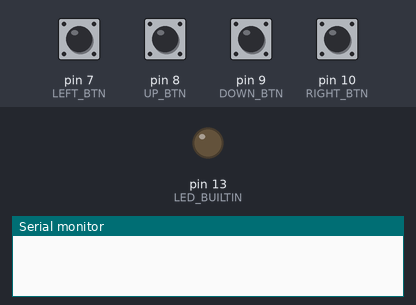
The program below on a simulated Arduino Nano, built with avr-gcc and run on an emulated ATmega328P. Parts: output pins drawn as LEDs (lit = HIGH), the last lines printed to the serial monitor. Inputs (shaded band) come from the test bench; at power-on: pin 7 (LEFT_BTN), pin 8 (UP_BTN), pin 9 (DOWN_BTN), pin 10 (RIGHT_BTN) LOW. Stepper angles assume 200 steps per turn.

Above: at 1.2 s.
1.3 s: pin 7 (LEFT_BTN) pulled HIGH for 0.15 s
At 1.4 s:
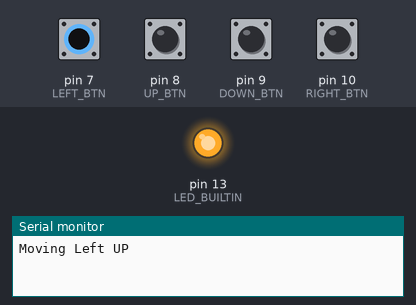
3.0 s: pin 8 (UP_BTN) pulled HIGH for 0.15 s
At 4.3 s:
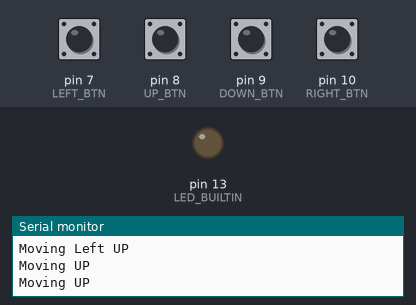
4.6 s: pin 9 (DOWN_BTN) pulled HIGH for 0.15 s
At 4.71 s:
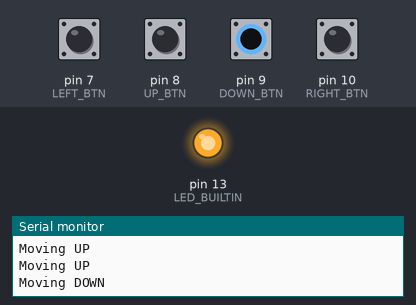
6.2 s: pin 10 (RIGHT_BTN) pulled HIGH for 0.15 s
At 7.0 s:
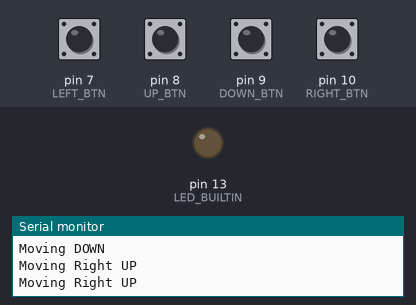
Timing chart, 0 to 8.8 s (numbered marks = the images above; inputs shaded):
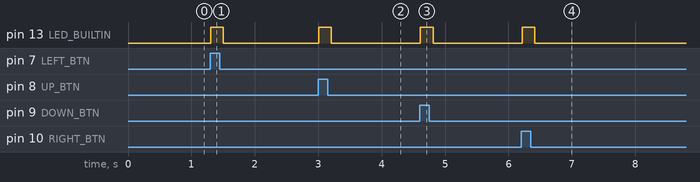

Measured:
- after the input at 1.3 s, pin 13 (LED_BUILTIN): LOW → HIGH at once, → LOW 0.20 s later
- after the input at 3.0 s, pin 13 (LED_BUILTIN): LOW → HIGH at once, → LOW 0.20 s later
- after the input at 4.6 s, pin 13 (LED_BUILTIN): LOW → HIGH at once, → LOW 0.20 s later
- after the input at 6.2 s, pin 13 (LED_BUILTIN): LOW → HIGH at once, → LOW 0.20 s later

The program:

main.cpp
```cpp
#include <Arduino.h>
#include "main.hpp"
#include "io.hpp"
int inputValue = 0;

// Creates an instance
AccelStepper leftStepper(MOTOR_INTERFACE_TYPE, lStepPin, lRirPin);
AccelStepper rightStepper(MOTOR_INTERFACE_TYPE, rStepPin, rDirPin);

void setupSteppers()
{
	// set the maximum speed, acceleration factor,
	// initial speed and the target position
	leftStepper.setMaxSpeed(MAX_SPEED);
	leftStepper.setAcceleration(ACCELERATION);
	leftStepper.setSpeed(0);
	leftStepper.setEnablePin(LEFT_EN_PIN);

	rightStepper.setMaxSpeed(MAX_SPEED);
	rightStepper.setAcceleration(ACCELERATION);
	rightStepper.setSpeed(0);
	rightStepper.setEnablePin(RIGHT_EN_PIN);
}

void moveSteppers(int leftSpeed, int rightSpeed)
{
	moveStepper(leftStepper,leftSpeed);
	moveStepper(rightStepper,rightSpeed);
}

void moveStepper(AccelStepper stepper, int speed)
{
	if (speed==0)
	{
		// Disable driver to save power
		stepper.disableOutputs();
	}
	else
	{
		stepper.enableOutputs();
		stepper.setSpeed(speed);
		stepper.runSpeed();
	}
}

void setup()
{
	Serial.begin(BAUD_RATE);
	setupButtons();
	setupSteppers();
}

void loop()
{

	int leftSteps = 0;
	int rightSteps = 0;
	int stepsPerRot = STEPS_PER_ROT;
	inputValue = readButtons();

	switch (inputValue)
	{
		case LEFT:
			/* code */
			Serial.println("Moving Left UP");
			leftSteps = stepsPerRot;
			break;
		case RIGHT:
			/* code */
			Serial.println("Moving Right UP");
			rightSteps = stepsPerRot;
			break;
		case UP:
			/* code */
			Serial.println("Moving UP");
			leftSteps = stepsPerRot;
			rightSteps = stepsPerRot;
			break;
		case DOWN:
			/* code */
			Serial.println("Moving DOWN");
			leftSteps = -stepsPerRot;
			rightSteps = -stepsPerRot;
			break;
		default:
			break;
	}
	digitalWrite(LED_BUILTIN, leftSteps!=0 || rightSteps!=0 );

#ifndef DEBUGING_COMMS
	moveSteppers(leftSteps, rightSteps);
#endif

	delay(LOOP_WAIT_TIME);
}
```

io.cpp
```cpp
#include "Arduino.h"
#include "io.hpp"
void setupButtons()
{
    pinMode(LED_BUILTIN,OUTPUT);
	pinMode(LEFT_BTN, INPUT);
	pinMode(UP_BTN, INPUT);
	pinMode(DOWN_BTN, INPUT);
	pinMode(RIGHT_BTN, INPUT);
}
int readButtons()
{
	#ifdef DEBUGING_COMMS
	printInputs();
	#endif
	return digitalRead(LEFT_BTN) |
		   digitalRead(UP_BTN) << 1 |
		   digitalRead(DOWN_BTN) << 2 |
		   digitalRead(RIGHT_BTN) << 3;
}
void printInputs()
{
	Serial.print("LEFT_BTN");
	Serial.print(digitalRead(LEFT_BTN));
	Serial.print(" ");
	Serial.print("UP_BTN");
	Serial.print(digitalRead(UP_BTN));
	Serial.print(" ");
	Serial.print("DOWN_BTN");
	Serial.print(digitalRead(DOWN_BTN));
	Serial.print(" ");
	Serial.print("RIGHT_BTN");
	Serial.print(digitalRead(RIGHT_BTN));
	Serial.println(" ");
}
```

io.hpp
```cpp
#pragma once

#define LEFT_BTN 7
#define UP_BTN 8
#define DOWN_BTN 9
#define RIGHT_BTN 10
//#define DEBUGING_COMMS // comment out so motors could turn

enum BtnPressed
{
	LEFT = 0b0001,
	UP = 0b0010,
	DOWN = 0b0100,
	RIGHT = 0b1000
};

void setupButtons();
int readButtons();
void printInputs();
```

main.hpp
```cpp
#pragma once
// Include the AccelStepper Library
#include <AccelStepper.h>
// Define pin connections
const int lRirPin = 2;	// 5;//2
const int lStepPin = 3;	// 6;//3
const int rDirPin = 5;	// 5;//2
const int rStepPin = 6; // 6;//3

#define LEFT_EN_PIN 11
#define RIGHT_EN_PIN 12

// Define motor interface type
#define MOTOR_INTERFACE_TYPE 1
#define MAX_SPEED 1000
#define ACCELERATION 50
#define STEPS_PER_ROT 200

#define LOOP_WAIT_TIME 100
#define BAUD_RATE 9600

void setupSteppers();
void moveSteppers(int left, int right);
void moveStepper(AccelStepper stepper,int speed);
```
